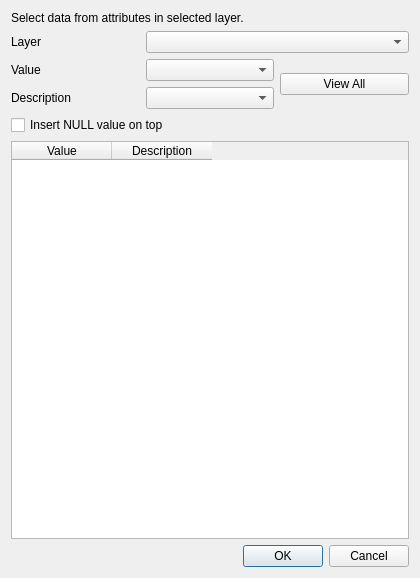
<?xml version="1.0" encoding="UTF-8"?>
<ui version="4.0">
 <class>QgsAttributeLoadValues</class>
 <widget class="QDialog" name="QgsAttributeLoadValues">
  <property name="geometry">
   <rect>
    <x>0</x>
    <y>0</y>
    <width>420</width>
    <height>578</height>
   </rect>
  </property>
  <property name="windowTitle">
   <string>Load values from layer</string>
  </property>
  <layout class="QVBoxLayout" name="verticalLayout">
   <item>
    <layout class="QGridLayout" name="gridLayout">
     <item row="1" column="0">
      <widget class="QLabel" name="layerLabel">
       <property name="text">
        <string>Layer</string>
       </property>
      </widget>
     </item>
     <item row="3" column="0">
      <widget class="QLabel" name="keyLabel">
       <property name="text">
        <string>Description</string>
       </property>
      </widget>
     </item>
     <item row="1" column="1" colspan="2">
      <widget class="QComboBox" name="layerComboBox"/>
     </item>
     <item row="5" column="0" colspan="3">
      <widget class="QTableWidget" name="previewTableWidget">
       <column>
        <property name="text">
         <string>Value</string>
        </property>
       </column>
       <column>
        <property name="text">
         <string>Description</string>
        </property>
       </column>
      </widget>
     </item>
     <item row="0" column="0" colspan="3">
      <widget class="QLabel" name="valueTableLabel">
       <property name="text">
        <string>Select data from attributes in selected layer.</string>
       </property>
      </widget>
     </item>
     <item row="2" column="0">
      <widget class="QLabel" name="valueLabel">
       <property name="text">
        <string>Value</string>
       </property>
      </widget>
     </item>
     <item row="2" column="1">
      <widget class="QComboBox" name="valueComboBox"/>
     </item>
     <item row="2" column="2" rowspan="2">
      <widget class="QPushButton" name="previewButton">
       <property name="text">
        <string>View All</string>
       </property>
      </widget>
     </item>
     <item row="3" column="1">
      <widget class="QComboBox" name="keyComboBox"/>
     </item>
     <item row="4" column="0" colspan="2">
      <widget class="QCheckBox" name="nullCheckBox">
       <property name="text">
        <string>Insert NULL value on top</string>
       </property>
      </widget>
     </item>
    </layout>
   </item>
   <item>
    <widget class="QDialogButtonBox" name="buttonBox">
     <property name="orientation">
      <enum>Qt::Horizontal</enum>
     </property>
     <property name="standardButtons">
      <set>QDialogButtonBox::Cancel|QDialogButtonBox::Ok</set>
     </property>
    </widget>
   </item>
  </layout>
 </widget>
 <tabstops>
  <tabstop>layerComboBox</tabstop>
  <tabstop>valueComboBox</tabstop>
  <tabstop>keyComboBox</tabstop>
  <tabstop>previewButton</tabstop>
  <tabstop>nullCheckBox</tabstop>
  <tabstop>previewTableWidget</tabstop>
  <tabstop>buttonBox</tabstop>
 </tabstops>
 <resources/>
 <connections>
  <connection>
   <sender>buttonBox</sender>
   <signal>accepted()</signal>
   <receiver>QgsAttributeLoadValues</receiver>
   <slot>accept()</slot>
   <hints>
    <hint type="sourcelabel">
     <x>248</x>
     <y>254</y>
    </hint>
    <hint type="destinationlabel">
     <x>157</x>
     <y>274</y>
    </hint>
   </hints>
  </connection>
  <connection>
   <sender>buttonBox</sender>
   <signal>rejected()</signal>
   <receiver>QgsAttributeLoadValues</receiver>
   <slot>reject()</slot>
   <hints>
    <hint type="sourcelabel">
     <x>316</x>
     <y>260</y>
    </hint>
    <hint type="destinationlabel">
     <x>286</x>
     <y>274</y>
    </hint>
   </hints>
  </connection>
 </connections>
</ui>
